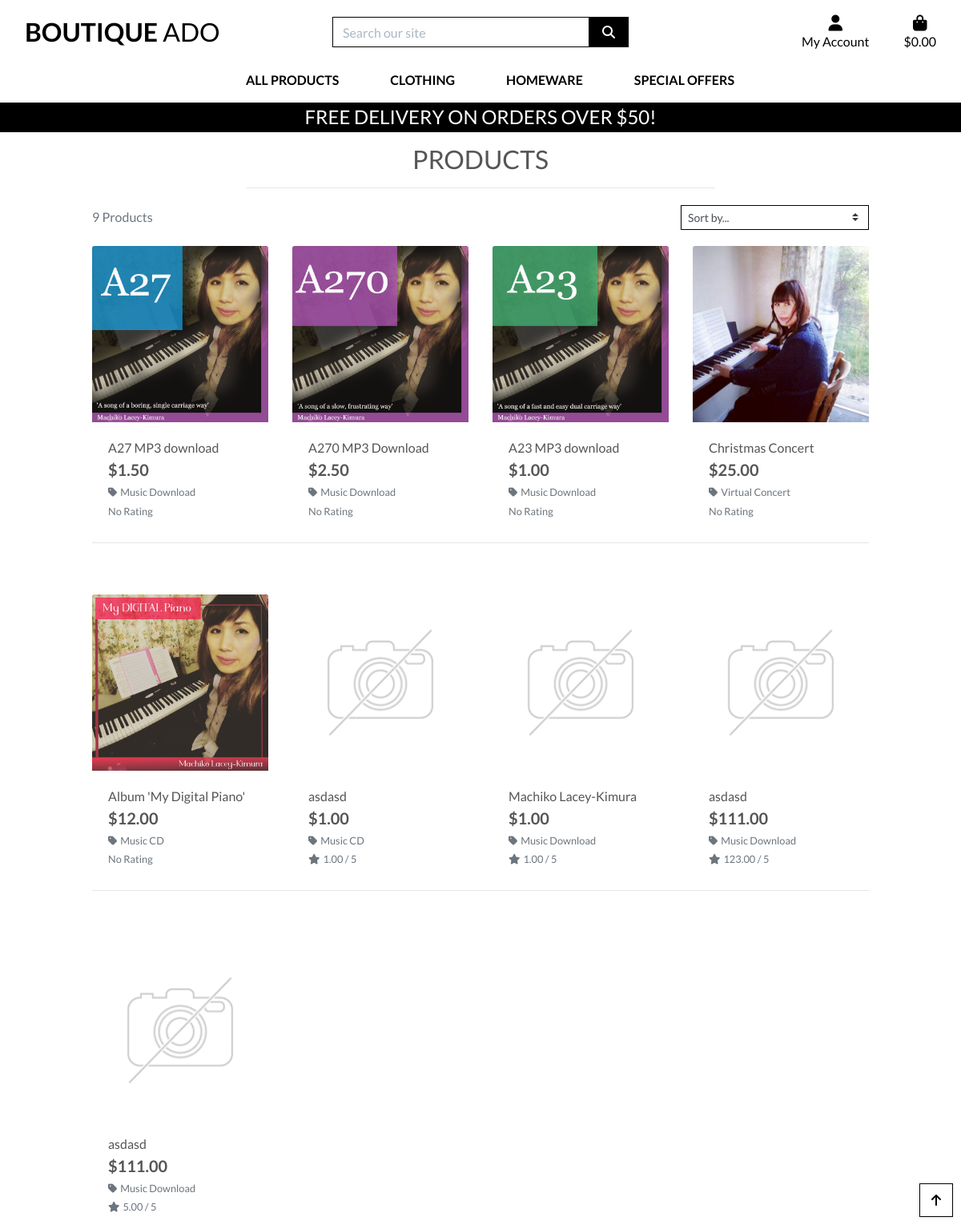
Screenshot of /products/ with the database file from the repository.
### products/models.py (models this page shows, shortened)
class Product(models.Model):from django.db import models

class Category(models.Model):
    name = models.CharField(max_length=254)
    friendly_name = models.CharField(max_length=254, null=True, blank=True)

### products/views.py (the view, shortened to what this page needs)
# urls.py: path('', views.all_products, name='products'),
def all_products(request):
    products = Product.objects.all()
    query = None
    categories = None
    sort = None
    direction = None
    current_sorting = f'{sort}_{direction}'
    context = {
        'products': products,
        'search_term': query,
        'current_categories': categories,
        'current_sorting': current_sorting,
    }
    return render(request, 'products/products.html', context)

### bag/contexts.py (called while the page is built, shortened)
def bag_contents(request):
    bag_items = []
    total = 0
    product_count = 0
    bag = request.session.get('bag', {})
    if total < settings.FREE_DELIVERY_THRESHOLD:
        delivery = total * Decimal(settings.STANDARD_DELIVERY_PERCENTAGE / 100)
        free_delivery_delta = settings.FREE_DELIVERY_THRESHOLD - total
    else:
        delivery = 0
        free_delivery_delta = 0
    grand_total = delivery + total
    context = {
        'bag_items': bag_items,
        'total': total,
        'product_count': product_count,
        'delivery': delivery,
        'free_delivery_delta': free_delivery_delta,
        'free_delivery_threshold': settings.FREE_DELIVERY_THRESHOLD,
        'grand_total': grand_total,
    }
    return context

### products/templates/products/products.html (shortened to what this page needs)
{% extends "base.html" %}
{% load static %}
{% block page_header %}
    <div class="container header-container">
    </div>
{% endblock %}
{% block content %}
    <div class="overlay"></div>
    <div class="container-fluid">
        <div class="row">
            <div class="col text-center mt-3">
                <h2 class="logo-font">Products</h2>
                <hr class="w-50 mb-1">
            </div>
        </div>
        <div class="row">
            <div class="product-container col-10 offset-1">
                <div class="row mt-1 mb-2">
                    <div class="col-12 col-md-6 my-auto order-md-last d-flex justify-content-center justify-content-md-end">
                        <div class="sort-select-wrapper w-50">
                            <select id="sort-selector" class="custom-select custom-select-sm rounded-0 border border-{% if current_sorting != 'None_None' %}info{% else %}black{% endif %}">
                                <option value="reset" {% if current_sorting == 'None_None' %}selected{% endif %}>Sort by...</option>
                            </select>
                        </div>
                    </div>
                    <div class="col-12 col-md-6 order-md-first">
                        <p class="text-muted mt-3 text-center text-md-left">
                            {{ products|length }} Products{% if search_term %} found for <strong>"{{ search_term }}"</strong>{% endif %}
                        </p>
                    </div>
                </div>
                <div class="row">
                    {% for product in products %}
                        <div class="col-sm-6 col-md-6 col-lg-4 col-xl-3">
                            <div class="card h-100 border-0">
                                {% if product.image %}
                                <a href="{% url 'product_detail' product.id %}">
                                    <img class="card-img-top img-fluid" src="{{ product.image.url }}" alt="{{ product.name }}">
                                </a>
                                {% else %}
                                <a href="{% url 'product_detail' product.id %}">
                                    <img class="card-img-top img-fluid" src="{{ MEDIA_URL }}noimage.png" alt="{{ product.name }}">
                                </a>
                                {% endif %}
                                <div class="card-body pb-0">
                                    <p class="mb-0">{{ product.name }}</p>
                                </div>
                                <div class="card-footer bg-white pt-0 border-0 text-left">
                                    <div class="row">
                                        <div class="col">
                                            <p class="lead mb-0 text-left font-weight-bold">${{ product.price }}</p>
                                            {% if product.category %}
                                            <p class="small mt-1 mb-0">
                                                <a class="text-muted" href="{% url 'products' %}?category={{ product.category.name }}">
                                                    <i class="fas fa-tag mr-1"></i>{{ product.category.friendly_name }}
                                                </a>
                                            </p>
                                            {% endif %}
                                            {% if product.rating %}
                                                <small class="text-muted"><i class="fas fa-star mr-1"></i>{{ product.rating }} / 5</small>
                                            {% else %}
                                                <small class="text-muted">No Rating</small>
                                            {% endif %}
                                        </div>
                                    </div>
                                </div>
                            </div>
                        </div>
                        {% if forloop.counter|divisibleby:4 %}
                            <div class="col-12 d-none d-xl-block mb-5">
                                <hr>
                            </div>
                        {% endif %}
                    {% endfor %}
                </div>
            </div>
        </div>
    </div>
    <div class="btt-button shadow-sm rounded-0 border border-black">
        <a class="btt-link d-flex h-100">
            <i class="fas fa-arrow-up text-black mx-auto my-auto"></i>
        </a>
    </div>
{% endblock %}

### static/css/base.css (style rules this page uses)
html { height: 100%; }
body { background: url('/media/homepage_background_cropped.jpg') no-repeat center center fixed; background-size: cover; height: calc(100vh - 164px); color: #555; font-family: 'Lato'; }
.logo-font { text-transform: uppercase; }
.text-black { color: #000 !important; }
.border-black { border: 1px solid black !important; }
.overlay { height: 100%; width: 100%; top: 0; left: 0; position: fixed; background: white; z-index: -1; }
.btt-button { height: 42px; width: 42px; position: fixed; bottom: 10px; right: 10px; }
.btt-link, .update-link, .remove-item { cursor: pointer; }
@media (min-width: 1200px) { .container { max-width: 80%; } }
@media (min-width: 992px) { .header-container { padding-top: 164px; } }

### rows the page displays
Product: image (picture), name "A27 MP3 download", price "1.50", category.friendly_name "Music Download", shows "No Rating"
Product: image (picture), name "A270 MP3 Download", price "2.50", category.friendly_name "Music Download", shows "No Rating"
Product: image (picture), name "A23 MP3 download", price "1.00", category.friendly_name "Music Download", shows "No Rating"
Product: image (picture), name "Christmas Concert", price "25.00", category.friendly_name "Virtual Concert", shows "No Rating"
Product: image (picture), name "Album 'My Digital Piano'", price "12.00", category.friendly_name "Music CD", shows "No Rating"
Product: name "asdasd", price "1.00", category.friendly_name "Music CD", rating "1.00"
Product: name "Machiko Lacey-Kimura", price "1.00", category.friendly_name "Music Download", rating "1.00"
Product: name "asdasd", price "111.00", category.friendly_name "Music Download", rating "123.00"
Product: name "asdasd", price "111.00", category.friendly_name "Music Download", rating "5.00"

### other values shown
{{ free_delivery_threshold }} "50"
{{ products|length }} "9"
